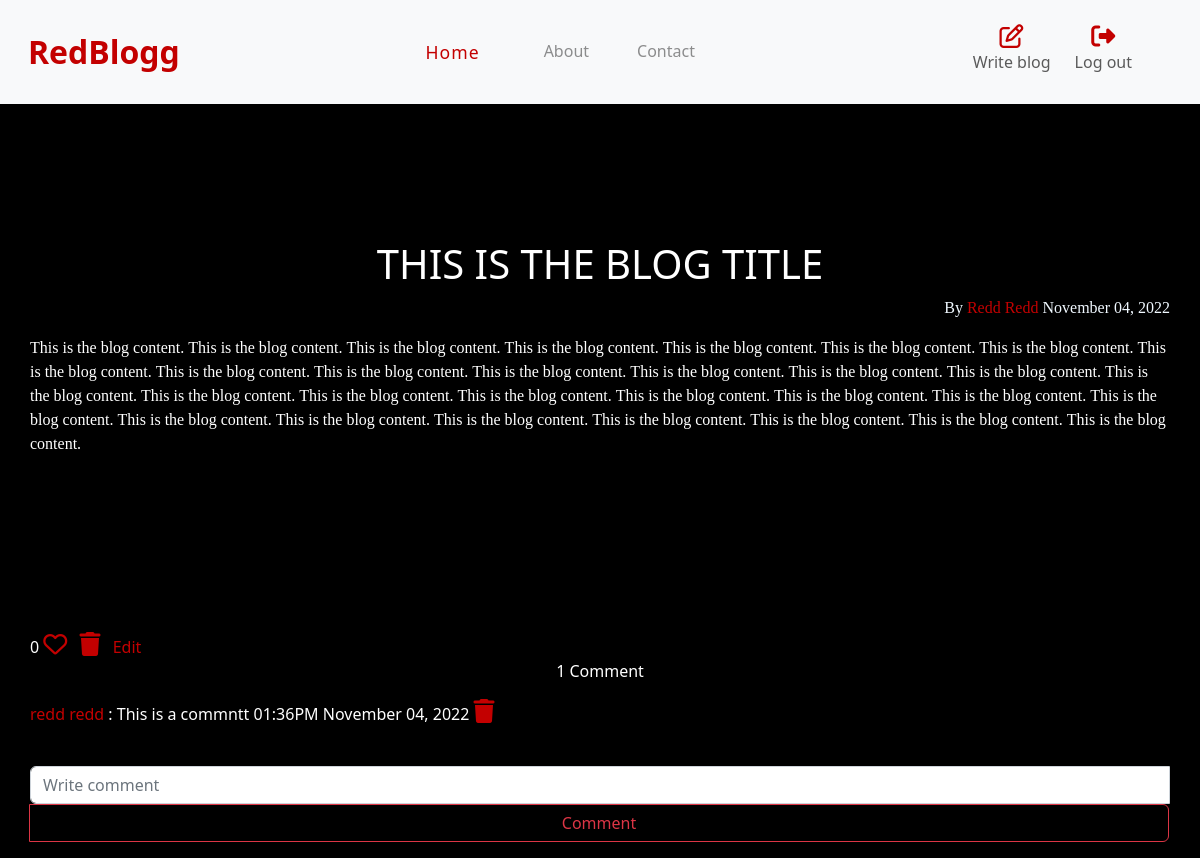
Before: /post/1 (signed in) with the older database file.
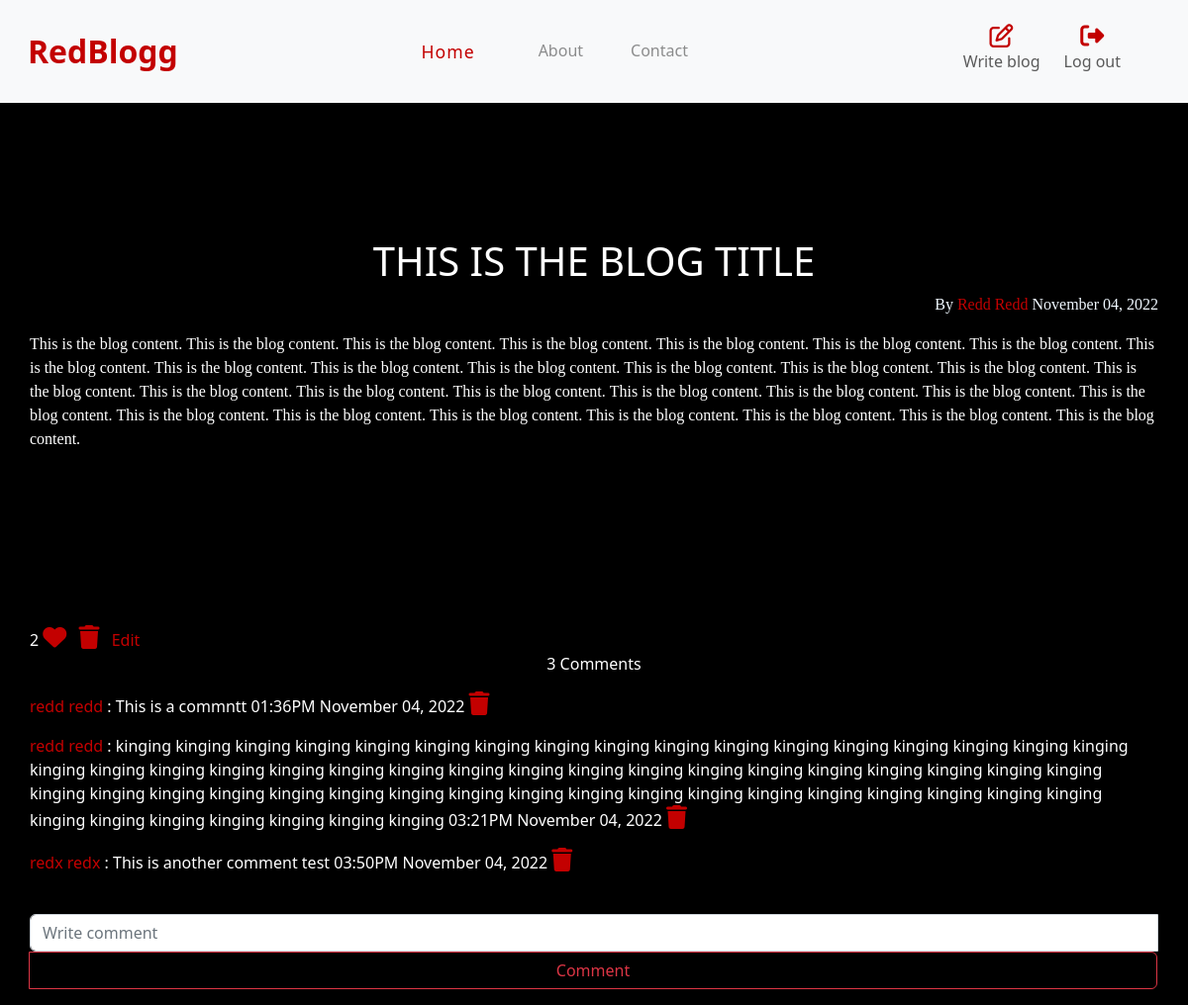
After: the same page with the newer database file.
### blog/models.py (models this page shows, shortened)
class Comment(db.Model):
    id = db.Column(db.Integer, primary_key=True)
    text = db.Column(db.String(200), nullable=False)
    date_created = db.Column(db.DateTime(timezone=True), default=func.now())
    author = db.Column(db.Integer, db.ForeignKey(
        'user.id', ondelete="CASCADE"), nullable=False)
    post_id = db.Column(db.Integer, db.ForeignKey(
        'post.id', ondelete="CASCADE"), nullable=False)

class User(db.Model, UserMixin):
    id = db.Column(db.Integer, primary_key=True)
    email = db.Column(db.String(150), unique=True)
    firstname = db.Column(db.String(150))
    lastname = db.Column(db.String(150))
    password = db.Column(db.String(150))
    date_created = db.Column(db.DateTime(timezone=True), default=func.now())
    posts = db.relationship('Post', backref='user', passive_deletes=True)
    comments = db.relationship('Comment', backref='user', passive_deletes=True)
    likes = db.relationship('Like', backref='user', passive_deletes=True)

### blog/routes.py (the view)
@app.route("/post/<int:id>")
def single_post(id):
    posts = Post.query.get_or_404(id)
    return render_template ("post.html", posts=posts, user=current_user)

### blog/__init__.py (called while the page is built)
@login_manager.user_loader
def load_user(id):
    return User.query.get(int(id))

### blog/templates/post.html (shortened to what this page needs)
{% extends "base.html" %}
{% block content %}
<div class="single-post">
    <h1 align="center" style="text-transform: uppercase; color: #fff;">{{posts.title}}</h1>
    <div class="post-info">
        <span class="post-author">By <a href="/post/{{posts.user.firstname}}">{{posts.user.firstname}} {{posts.user.lastname}}</a></span>
        <span class="post-date">{{posts.date_created.strftime('%B %d, %Y')}}</span>
    </div>
    <div class="post-content">
        <p>{{posts.text|safe}}</p>
    </div>
    <div class="like">
        {% if current_user.is_authenticated %}
            {{ posts.likes|length }}
            {% if user.id in posts.likes|map(attribute="author")|list %}
                <a href="/like/{{posts.id}}"><i class="fas fa-heart"></i></a>
            {% else %}
                <a href="/like/{{posts.id}}"><i class="far fa-heart"></i></a>
            {% endif %}
            {% if user.id == posts.author %}
                <a href="/delete/{{posts.id}}"><i class="fas fa-trash"></i></a>
                <a href="/edit/{{posts.id}}">Edit</a>
            {% endif %}
        {% endif %}
    </div>
    <div class="comment">
        {% if current_user.is_authenticated %}
            {% if posts.comments|length > 1 %}
                <p align="center">{{posts.comments|length}} Comments</p>
                {% elif posts.comments|length == 1 %}
                <p align="center">{{posts.comments|length}} Comment</p>
                {% else %}
                <p align="center">Be the first to Comment</p>
            {% endif %}
            {% for comment in posts.comments %}
                <p style="text-align: left;"> <a href="/post/{{comment.user.firstname}}">{{comment.user.firstname}} {{comment.user.lastname}}</a> : {{comment.text}} {{comment.date_created.strftime('%I:%M%p %B %d, %Y')}}
                    {% if user.id == comment.author or user.id == posts.author %}
                    <a href="/delete-comment/{{comment.id}}"><i class="fas fa-trash"></i></a>
                {% endif %}</p>
            {% endfor %}
            <br>
            <form action="/comment/{{posts.id}}" method="post">
                <div class="input-group mb-3">
                    <input type="text" class="form-control" placeholder="Write comment"  name="comment" id="comment">
                    <button class="btn btn-outline-danger" type="submit" id="button-addon2">Comment</button>
                </div>
            </form>
        {% endif %}
    </div>
</div>
{% endblock %}

Changed rows visible on the page:
added Comment: user.firstname "redd", user.lastname "redd", text "kinging kinging kinging kinging kinging kinging kinging kinging kinging kinging kinging kinging kinging kinging kinging kinging kinging kinging kinging kinging kinging kinging kinging kinging kinging kinging kinging kinging kinging kinging kinging kinging kinging kinging kinging kinging kinging kinging kinging kinging kinging kinging kinging kinging kinging kinging kinging kinging kinging kinging kinging kinging kinging kinging kinging kinging kinging kinging kinging kinging", date_created "03:21PM November 04, 2022"
added Comment: user.firstname "redx", user.lastname "redx", text "This is another comment test", date_created "03:50PM November 04, 2022"
Other visible differences:
{{ posts.likes|length }}: "0" → "2"
{{ posts.comments|length }}: (not shown) → "3"
{{ posts.comments|length }}: "1" → (not shown)
text no longer shown: "Comment"
text now shown: "Comments"
